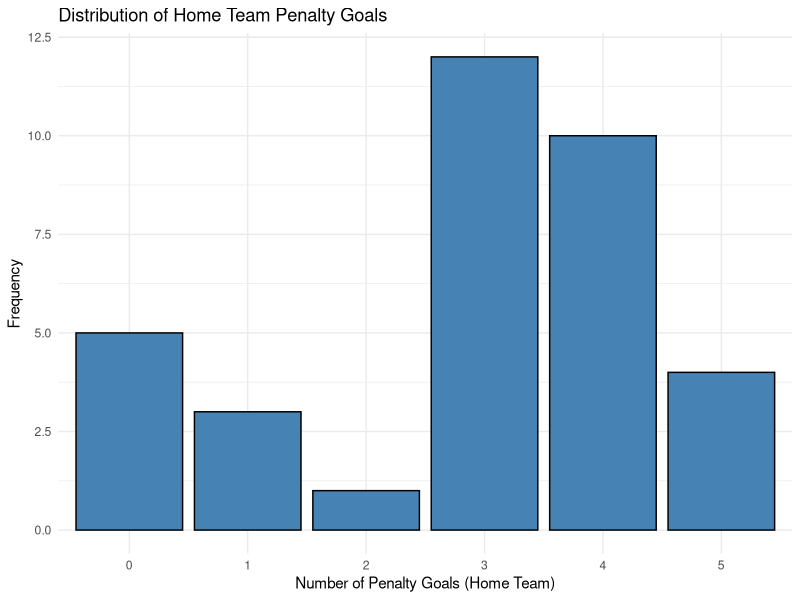

This chart was generated by the following R code:
#Read data
library(tidyverse)
matches_raw <- read_csv("Matches.csv")
stadiums <- read_csv("Stadiums.csv")
teams <- read_csv("Teams.csv")
tournaments <- read_csv("Tournaments.csv")

#Merge dataset
matches_joined <- matches_raw %>%
  left_join(stadiums, by = "StadiumID") %>%
  left_join(tournaments, by = "TournamentID")

#test
glimpse(matches_joined)


#QUESTION 1
matches_clean <- matches_joined %>%
  # Replace "?" with NA in all character columns
  mutate(across(where(is.character), ~ na_if(.x, "?"))) %>%
  # Convert specific columns to factors
  mutate(
    Result = as.factor(Result),
    Stage = as.factor(Stage),
    Country = as.factor(Country),
    ExtraTime = as.factor(ExtraTime)
  ) %>%
  # Convert penalties to numeric and replace NAs with 0
  mutate(
    HomePenalty = as.numeric(HomePenalty),
    AwayPenalty = as.numeric(AwayPenalty),
    HomePenalty = replace_na(HomePenalty, 0),
    AwayPenalty = replace_na(AwayPenalty, 0)
  )
  #Test
summary(matches_clean %>% select(Result, Stage, Country, ExtraTime, HomePenalty))

  # Visualization for Q1
penalty_matches <- matches_clean %>%
  # Filter matches decided by penalty
  filter(PenaltyShootout == "TRUE" | PenaltyShootout == TRUE)

ggplot(penalty_matches, aes(x = as.factor(HomePenalty))) +
  geom_bar(fill = "steelblue", color = "black") +
  labs(
    title = "Distribution of Home Team Penalty Goals",
    x = "Number of Penalty Goals (Home Team)",
    y = "Frequency"
  ) +
  theme_minimal()
